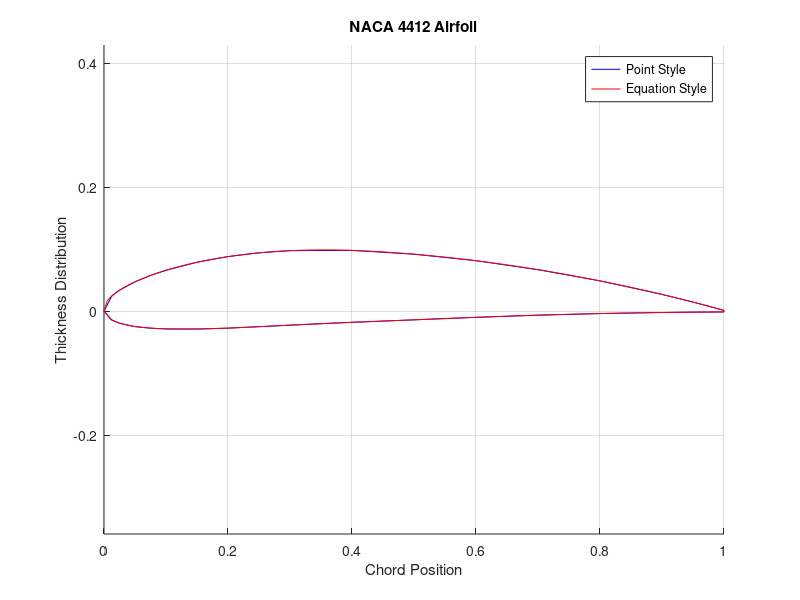

This chart was generated by the following MATLAB code:
clear, clc
close all
%%% Point Style

A = [1.0000     0.0013
0.9500     0.0147
0.9000     0.0271
0.8000     0.0489
0.7000     0.0669
0.6000     0.0814
0.5000     0.0919
0.4000     0.0980
0.3000     0.0976
0.2500     0.0941
0.2000     0.0880
0.1500     0.0789
0.1000     0.0659
0.0750     0.0576
0.0500     0.0473
0.0250     0.0339
0.0125     0.0244
0.0000     0.0000
0.0125     -0.0143
0.0250     -0.0195
0.0500     -0.0249
0.0750     -0.0274
0.1000     -0.0286
0.1500     -0.0288
0.2000     -0.0274
0.2500     -0.0250
0.3000     -0.0226
0.4000     -0.0180
0.5000     -0.0140
0.6000     -0.0100
0.7000     -0.0065
0.8000     -0.0039
0.9000     -0.0022
0.9500     -0.0016
1.0000     -0.0013
1.0000     0.0013];


%%%% Equation Style
N_span  = 20;
N_air   = 120;
c_blade = 1;   % chord length (Z direction)
m = 0.04; p = 0.4; t = 0.12;
x = linspace(0,1,N_air);

yt = 5*t*(0.2969*sqrt(x)-0.1260*x-0.3516*x.^2+0.2843*x.^3-0.1015*x.^4);

yc = zeros(size(x)); dyc = yc;
for i=1:length(x)
    if x(i)<p
        yc(i)=m/p^2*(2*p*x(i)-x(i)^2);
        dyc(i)=2*m/p^2*(p-x(i));
    else
        yc(i)=m/(1-p)^2*((1-2*p)+2*p*x(i)-x(i)^2);
        dyc(i)=2*m/(1-p)^2*(p-x(i));
    end
end

thc = atan(dyc);
zu = (x - yt.*sin(thc) )*c_blade;
yu = (yc + yt.*cos(thc))*c_blade;
zl = (x + yt.*sin(thc) )*c_blade;
yl = (yc - yt.*cos(thc))*c_blade;

Zaf = [zu fliplr(zl)];
Yaf = [yu fliplr(yl)];

figure('Name', 'NACA4412') 
hold on
plot(A(:,1), A(:,2), 'Color', 'b', 'DisplayName', 'Point Style')
plot(Zaf, Yaf, 'Color', 'r', 'DisplayName', 'Equation Style')
legend('show')
axis equal
title('NACA 4412 Airfoil');
xlabel('Chord Position');
ylabel('Thickness Distribution');
grid on;
hold off
